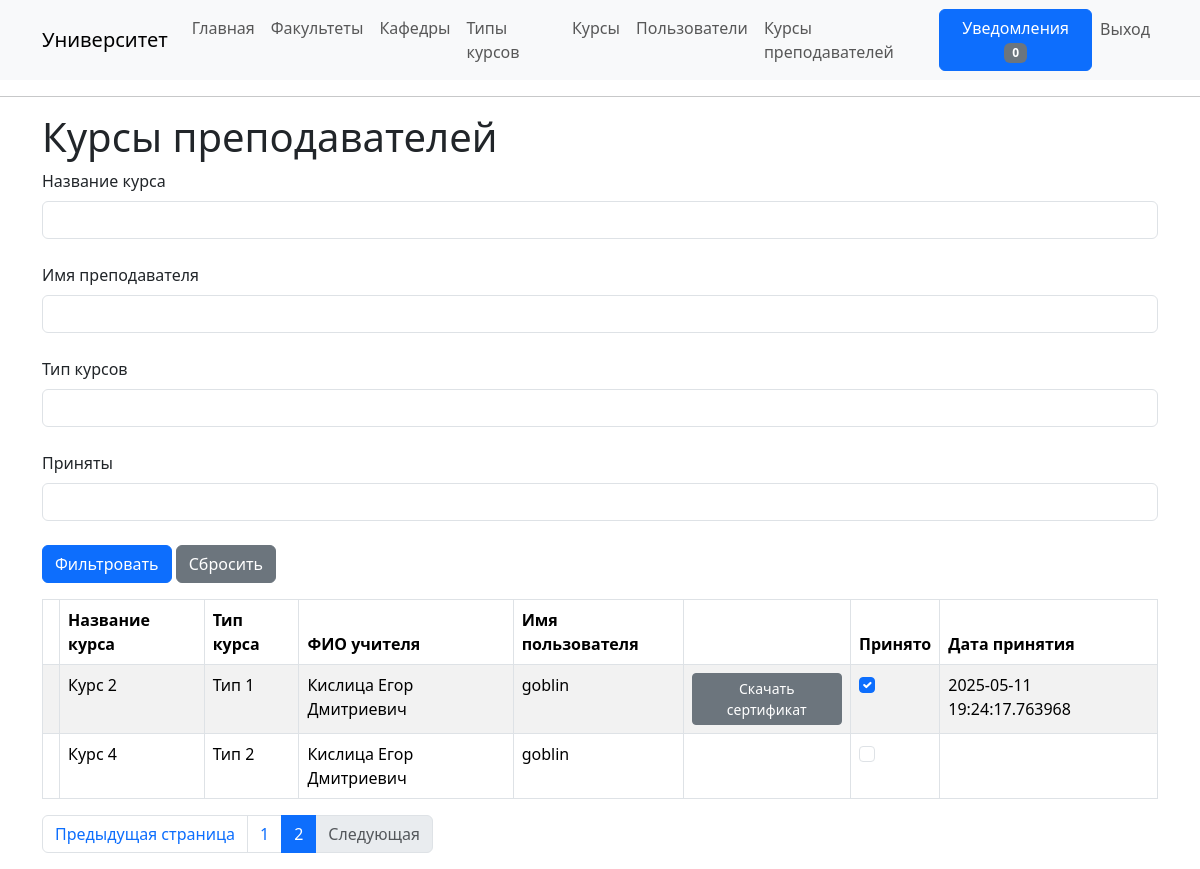
The app's page /teachers_courses?page=2 (signed in), older data.
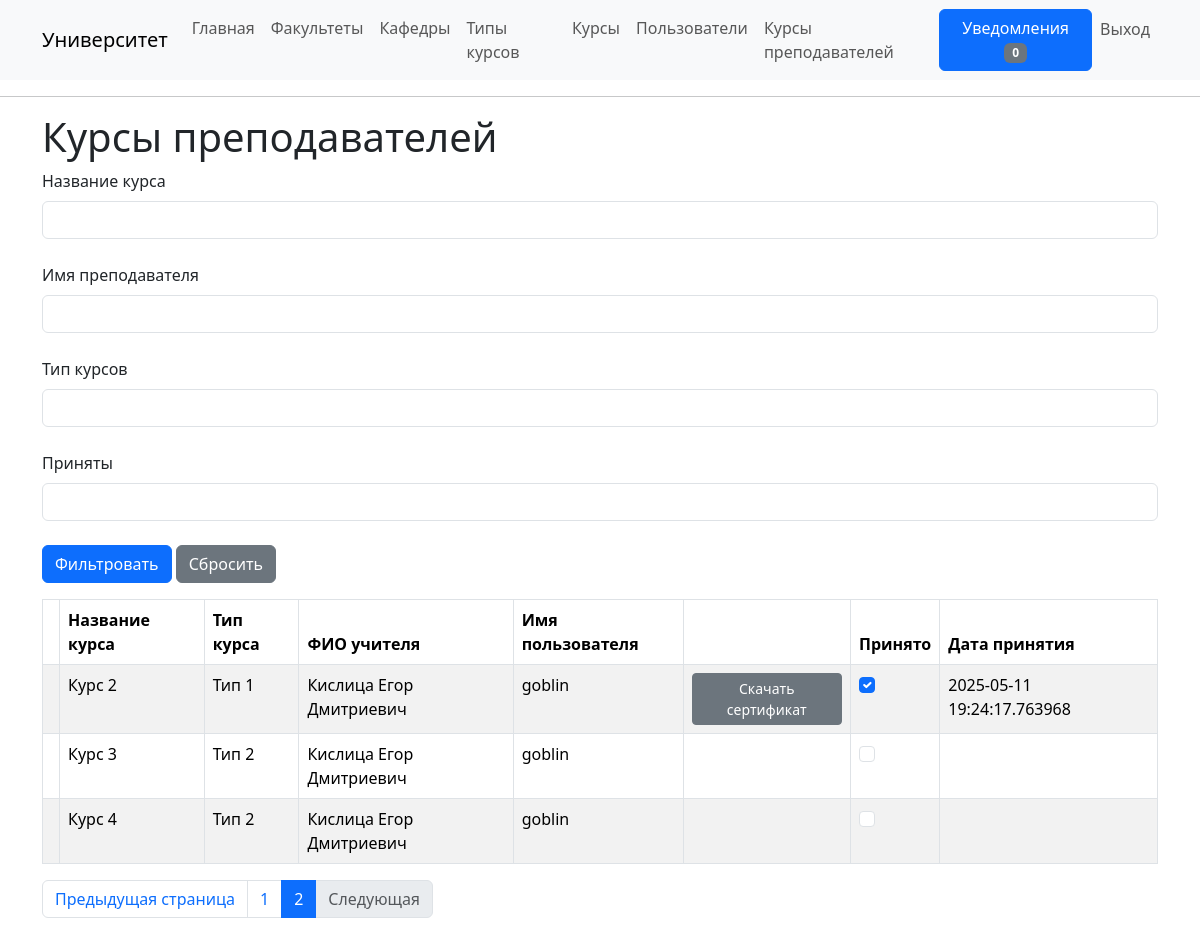
The same page, newer data.
### app/models/teacher_course.py (models this page shows, shortened)
class TeacherCourse(db.Model):
    teacher_id: so.Mapped[int] = so.mapped_column(
        sa.ForeignKey('user.id', ondelete='CASCADE'), primary_key=True, index=True)
    teacher: so.Mapped['User'] = so.relationship(
        back_populates='courses')
    course_id: so.Mapped[int] = so.mapped_column(
        sa.ForeignKey('course.id', ondelete='CASCADE'), primary_key=True, index=True)
    course: so.Mapped['Course'] = so.relationship(
        back_populates='teachers_courses')
    sertificate_path: so.Mapped[Optional[str]] = so.mapped_column(
        sa.String(260), unique=True, nullable=True)
    date_approved: so.Mapped[Optional[datetime]] = so.mapped_column(sa.DateTime, nullable=True)

### app/models/course.py (models this page shows, shortened)
class Course(db.Model):
    id: so.Mapped[int] = so.mapped_column(primary_key=True)
    name: so.Mapped[str] = so.mapped_column(
        sa.String(128), index=True, unique=True)
    course_type_id: so.Mapped[int] = so.mapped_column(
        sa.ForeignKey('course_type.id', ondelete='CASCADE'), index=True)
    course_type: so.Mapped['CourseType'] = so.relationship(
        back_populates='courses')
    is_included: so.Mapped[bool] = so.mapped_column(sa.Boolean, index=True, default=False)
    teachers_courses: so.WriteOnlyMapped['TeacherCourse'] = so.relationship(
        back_populates='course', passive_deletes=True)

### app/models/course_type.py (models this page shows, shortened)
class CourseType(db.Model):
    __tablename__ = 'course_type'
    id: so.Mapped[int] = so.mapped_column(primary_key=True)
    name: so.Mapped[str] = so.mapped_column(
        sa.String(128), index=True, unique=True)
    courses: so.WriteOnlyMapped['Course'] = so.relationship(
        back_populates='course_type', passive_deletes=True)
    deadline: so.Mapped[Optional[datetime]] = so.mapped_column(
        index=True, default=lambda: add_years(datetime.now(timezone.utc), 3))

### app/models/user.py (models this page shows, shortened)
class User(UserMixin, db.Model):
    id: so.Mapped[int] = so.mapped_column(primary_key=True)
    username: so.Mapped[str] = so.mapped_column(
        sa.String(64), index=True, unique=True)
    full_name: so.Mapped[str] = so.mapped_column(
        sa.String(128))
    password_hash: so.Mapped[Optional[str]] = so.mapped_column(sa.String(256))
    role: so.Mapped[int] = so.mapped_column(sa.Integer, index=True)
    is_fired: so.Mapped[bool] = so.mapped_column(sa.Boolean, index=True, default=False)
    notifications: so.WriteOnlyMapped['Notification'] = so.relationship(
        back_populates='user', passive_deletes=True)
    departments: so.WriteOnlyMapped['Department'] = so.relationship(
        secondary=teachers_departments, primaryjoin=(teachers_departments.c.teacher_id == id), back_populates='teachers', passive_deletes=True)
    courses: so.WriteOnlyMapped['TeacherCourse'] = so.relationship(
        back_populates='teacher', passive_deletes=True)

### app/routes/qualification_routes.py (the view)
@app.route('/teachers_courses', methods=['GET','POST'])
@login_required
@required_role(role=user.ADMIN)
def teachers_courses():
    form = TeachersCoursesForm(request.args)
    page = request.args.get('page', 1, type=int)
    course_name = request.args.get('course_name', None, type=str)
    user_full_name = request.args.get('user_full_name', None, type=str)
    course_type_id = request.args.get('course_type_id', None, type=int)
    is_approved = request.args.get('is_approved', None, type=str)
    return render_template('teachers_courses/teachers_courses.html',
                           title='Курсы преподавателей', form=form,
                           teachers_courses=sertificate_service.get_all_paginated(page, course_name=course_name,
                                                                                  user_full_name=user_full_name,
                                                                                  course_type_id=course_type_id,
                                                                                  is_approved=is_approved))

### app/forms.py
class TeachersCoursesForm(FlaskForm):
    course_name = StringField('Название курса', validators=[Optional()])
    user_full_name = StringField('Имя преподавателя', validators=[Optional()])
    course_type_id = SelectField('Тип курсов')
    is_approved = SelectField('Приняты')
    def __init__(self, *args, **kwargs):
        super(TeachersCoursesForm, self).__init__(*args, **kwargs)
        course_types = course_type_service.get_all()
        self.course_type_id.choices = [(t.id, t.name) for t in course_types]
        self.course_type_id.choices.insert(0, ('', ''))
        self.is_approved.choices = []
        self.is_approved.choices.append(('', ''))
        self.is_approved.choices.append(('true', 'Принятые'))
        self.is_approved.choices.append(('false', 'Непринятые'))

### app/routes/__init__.py (called while the page is built)
@login.user_loader
def load_user(id):
  return user_service.get_by_id(id)

### app/services/course_type_service.py (called while the page is built)
def get_all():
    try:
        return db.session.execute(sa.select(CourseType).order_by(CourseType.name)).scalars().all()
    except Exception as e:
        db.session.rollback()
        app.logger.error(e)
        raise Exception('Неизвестная ошибка')

### app/services/user_service.py (called while the page is built)
def get_by_id(id: int):
    try:
        res = db.session.get(User, id)
        if res is None:
            raise ValueError(f'Пользователь с id = {id} не существует')
        return res
    except ValueError as e:
        db.session.rollback()
        app.logger.error(e)
        raise
    except Exception as e:
        db.session.rollback()
        app.logger.error(e)
        raise Exception('Неизвестная ошибка')

### app/templates/teachers_courses/teachers_courses.html (shortened to what this page needs)
{% extends "base.html" %}
{% block content %}
<h1> Курсы преподавателей </h1>
<form class = 'form' method="GET" action="{{ url_for('teachers_courses') }}">
    {{ form.course_name.label(class='form-label') }} {{ form.course_name(class='form-control') }}<br>
    {{ form.user_full_name.label(class='form-label') }} {{ form.user_full_name(class='form-control') }}<br>
    {{ form.course_type_id.label(class='form-label') }} {{ form.course_type_id(class='form-control') }}<br>
    {{ form.is_approved.label(class='form-label') }} {{ form.is_approved(class='form-control') }}<br>
    <div class="col-md-4 mb-3">
        <button type="submit" class="btn btn-primary">Фильтровать</button>
        <a href="{{ url_for('teachers_courses') }}" class="btn btn-secondary">Сбросить</a>
    </div>
    <table id="teachers-courses-table" class="table table-striped table-bordered" style="width:100%">
        <thead>
            <tr>
                <th> </th>
                <th> Название курса </th>
                <th> Тип курса </th>
                <th> ФИО учителя </th>
                <th> Имя пользователя </th>
                <th></th>
                <th> Принято </th>
                <th> Дата принятия </th>
            </tr>
        </thead>
        <tbody>
            {% for teacher_course in teachers_courses.items %}
                <tr>
                    <td></td>
                    <td>{{teacher_course.course.name}}</td>
                    <td>{{teacher_course.course.course_type.name}}</td>
                    <td>{{teacher_course.teacher.full_name}}</td>
                    <td>{{teacher_course.teacher.username}}</td>
                    <td>
                        {% if teacher_course.sertificate_path %}
                        <a class="btn btn-sm btn-secondary" href="/download_file/{{ teacher_course.teacher_id }}/{{ teacher_course.course_id }}" role="button">Скачать сертификат</a>
                        {% endif %}
                    </td>
                    <td>
                        {% if teacher_course.date_approved %}
                            <input class="form-check-input" type="checkbox" data-course-id="{{ teacher_course.course_id }}"
                            data-teacher-id="{{ teacher_course.teacher_id }}" checked>
                        {% else %}
                        <input class="form-check-input" type="checkbox" data-course-id="{{ teacher_course.course_id }}"
                        data-teacher-id="{{ teacher_course.teacher_id }}">
                        {% endif %}
                    </td>
                    <td>
                        {% if teacher_course.date_approved %}
                            {{teacher_course.date_approved}}
                        {% endif %}
                    </td>
                </tr>
            {% endfor %}
        </tbody>
    </table>
    <ul class="pagination">
        {% if teachers_courses.has_prev %}
         <li class="page-item"><a class="page-link" href="{{ url_for('teachers_courses', page=teachers_courses.prev_num, faculty_id=request.args.get('faculty_id')) }}">Предыдущая страница</a></li>
        {% else %}
         <li class="page-item disabled"><span class="page-link">Предыдущая страница</span>
        {% endif %}
        {% for page in teachers_courses.iter_pages(left_edge=2, right_edge=2, left_current=1, right_current=1) %}
        {% if page == teachers_courses.page %}
         <li class="page-item active"><a class="page-link" href="{{ url_for('teachers_courses', page=page, faculty_id=request.args.get('faculty_id')) }}">{{ page }}</a></li>
        {% elif page %}
         <li class="page-item"><a class="page-link" href="{{ url_for('teachers_courses', page=page, faculty_id=request.args.get('faculty_id')) }}">{{ page }}</a></li>
        {% else %}
         <li class="page-item disabled" id="example_ellipsis"><a href="#" class="page-link">…</a></li>
        {% endif %}
        {% endfor %}
        {% if teachers_courses.has_next %}
         <li class="page-item"><a class="page-link" href="{{ url_for('teachers_courses', page=teachers_courses.next_num, faculty_id=request.args.get('faculty_id')) }}">Следующая</a></li>
        {% else %}
         <li class="page-item disabled"><span class="page-link">Следующая</span>
        {% endif %}
    </ul>
</form>
{% endblock %}

### app/templates/base.html (shortened to what this page needs)
<!doctype html>
<html lang="ru">
    <head>
        <link
        href="https://cdn.jsdelivr.net/npm/bootstrap@5.3.2/dist/css/bootstrap.min.css"
        rel="stylesheet"
>
    </head>
    <body>
        <nav class="navbar navbar-expand-lg bg-body-tertiary">
            <div class="container">
              <a class="navbar-brand" href="{{ url_for('index') }}">Университет</a>
              <div class="collapse navbar-collapse" id="navbarSupportedContent">
                <ul class="navbar-nav me-auto mb-2 mb-lg-0">
                  {% if current_user.role == 0 %}
                  <li class="nav-item">
                    <a class="nav-link" aria-current="page" href="{{ url_for('index') }}">Главная</a>
                  </li>
                  <li class="nav-item">
                    <a class="nav-link" aria-current="page" href="{{ url_for('faculties') }}">Факультеты</a>
                  </li>
                  <li class="nav-item">
                    <a class="nav-link" aria-current="page" href="{{ url_for('departments') }}">Кафедры</a>
                  </li>
                  <li class="nav-item">
                    <a class="nav-link" aria-current="page" href="{{ url_for('course_types') }}">Типы курсов</a>
                  </li>
                  <li class="nav-item">
                    <a class="nav-link" aria-current="page" href="{{ url_for('courses') }}">Курсы</a>
                  </li>
                  <li class="nav-item">
                    <a class="nav-link" aria-current="page" href="{{ url_for('users') }}">Пользователи</a>
                  </li>
                  <li class="nav-item">
                    <a class="nav-link" aria-current="page" href="{{ url_for('teachers_courses') }}">Курсы преподавателей</a>
                  </li>
                  {% elif current_user.role == 1 %}
                  <li class="nav-item">
                    <a class="nav-link" aria-current="page" href="{{ url_for('courses') }}">Курсы</a>
                  </li>
                  {% endif %}
                </ul>
                <ul class="navbar-nav mb-2 mb-lg-0">
                  {% if current_user.is_anonymous %}
                  <li class="nav-item">
                    <a class="nav-link" aria-current="page" href="{{ url_for('login') }}">Вход</a>
                  </li>
                  {% else %}
                  <li class = "nav-item">
                    <a href="{{ url_for('notifications', user_id=current_user.id) }}" class="btn btn-primary">
                      Уведомления <span class="badge bg-secondary" id="notifications">0</span>
                    </a>
                  </li>
                  <li class="nav-item">
                    <a class="nav-link" aria-current="page" href="{{ url_for('logout') }}">Выход</a>
                  </li>
                  {% endif %}
                </ul>
              </div>
            </div>
        </nav>
        <hr>
        <div class="container mt-3">
            {% block content %}{% endblock %}
        </div>
    </body>
</html>

Row changes from the older to the newer data that the page shows:
added TeacherCourse: course.name "Курс 3", course.course_type.name "Тип 2", teacher.full_name "Кислица Егор Дмитриевич", teacher.username "goblin"
